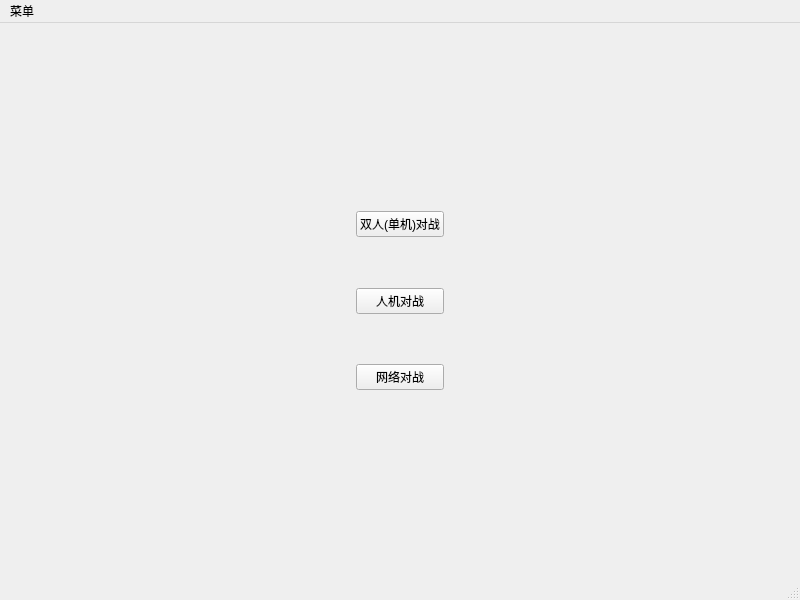
<?xml version="1.0" encoding="UTF-8"?>
<ui version="4.0">
 <class>MainWindow</class>
 <widget class="QMainWindow" name="MainWindow">
  <property name="geometry">
   <rect>
    <x>0</x>
    <y>0</y>
    <width>800</width>
    <height>600</height>
   </rect>
  </property>
  <property name="windowTitle">
   <string>MainWindow</string>
  </property>
  <property name="styleSheet">
   <string notr="true">border-image:</string>
  </property>
  <property name="toolButtonStyle">
   <enum>Qt::ToolButtonTextOnly</enum>
  </property>
  <widget class="QWidget" name="centralwidget">
   <layout class="QGridLayout" name="gridLayout">
    <item row="0" column="1">
     <spacer name="verticalSpacer_3">
      <property name="orientation">
       <enum>Qt::Vertical</enum>
      </property>
      <property name="sizeHint" stdset="0">
       <size>
        <width>20</width>
        <height>150</height>
       </size>
      </property>
     </spacer>
    </item>
    <item row="1" column="0">
     <spacer name="horizontalSpacer">
      <property name="orientation">
       <enum>Qt::Horizontal</enum>
      </property>
      <property name="sizeHint" stdset="0">
       <size>
        <width>325</width>
        <height>20</height>
       </size>
      </property>
     </spacer>
    </item>
    <item row="1" column="1">
     <layout class="QVBoxLayout" name="verticalLayout">
      <item>
       <widget class="QPushButton" name="pushButton_board">
        <property name="text">
         <string>双人(单机)对战</string>
        </property>
       </widget>
      </item>
      <item>
       <spacer name="verticalSpacer">
        <property name="orientation">
         <enum>Qt::Vertical</enum>
        </property>
        <property name="sizeHint" stdset="0">
         <size>
          <width>20</width>
          <height>40</height>
         </size>
        </property>
       </spacer>
      </item>
      <item>
       <widget class="QPushButton" name="pushButton_ai">
        <property name="text">
         <string>人机对战</string>
        </property>
       </widget>
      </item>
      <item>
       <spacer name="verticalSpacer_2">
        <property name="orientation">
         <enum>Qt::Vertical</enum>
        </property>
        <property name="sizeHint" stdset="0">
         <size>
          <width>20</width>
          <height>40</height>
         </size>
        </property>
       </spacer>
      </item>
      <item>
       <widget class="QPushButton" name="pushButton_net">
        <property name="text">
         <string>网络对战</string>
        </property>
       </widget>
      </item>
     </layout>
    </item>
    <item row="1" column="2">
     <spacer name="horizontalSpacer_2">
      <property name="orientation">
       <enum>Qt::Horizontal</enum>
      </property>
      <property name="sizeHint" stdset="0">
       <size>
        <width>325</width>
        <height>20</height>
       </size>
      </property>
     </spacer>
    </item>
    <item row="2" column="1">
     <spacer name="verticalSpacer_4">
      <property name="orientation">
       <enum>Qt::Vertical</enum>
      </property>
      <property name="sizeHint" stdset="0">
       <size>
        <width>20</width>
        <height>149</height>
       </size>
      </property>
     </spacer>
    </item>
   </layout>
  </widget>
  <widget class="QMenuBar" name="menubar">
   <property name="geometry">
    <rect>
     <x>0</x>
     <y>0</y>
     <width>800</width>
     <height>28</height>
    </rect>
   </property>
   <widget class="QMenu" name="menu">
    <property name="title">
     <string>菜单</string>
    </property>
   </widget>
   <addaction name="menu"/>
  </widget>
  <widget class="QStatusBar" name="statusbar"/>
 </widget>
 <resources/>
 <connections/>
</ui>
